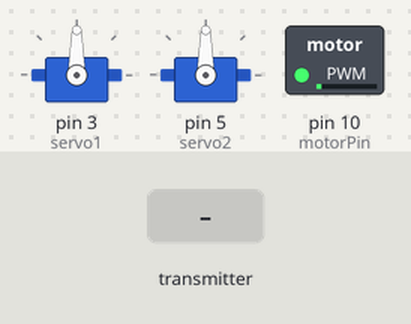
The sketch below on a simulated Arduino Uno, built with avr-gcc and run on an emulated ATmega328P. Shown: 2 × servo, switched loads named in the sketch (green lamp = pin HIGH). Inputs (shaded band) come from the test bench. No radio packets arrive unless stated.

Above: at 1.2 s.
1.3 s: the transmitter starts sending xAxisValue = 0
At 2.5 s:
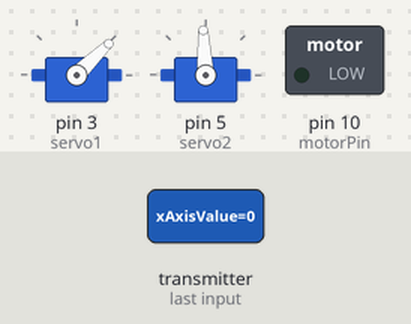
2.8 s: the transmitter starts sending yAxisValue = 64
At 3.4 s:
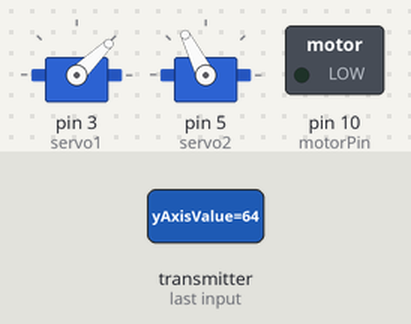
4.3 s: the transmitter starts sending switchStatus = 64
At 5.5 s:
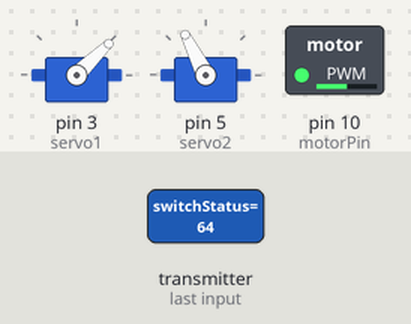
5.8 s: the transmitter starts sending xAxisValue = 255
At 6.9 s:
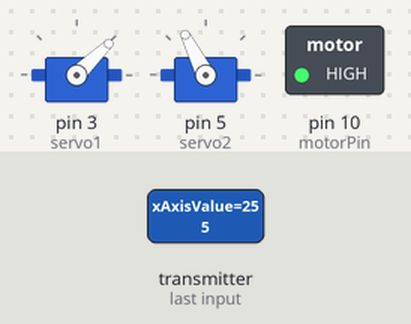
7.3 s: the transmitter starts sending switchStatus = 0
At 8.0 s:
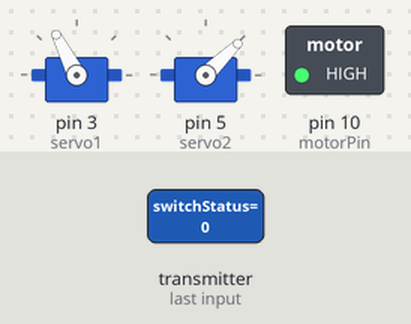
8.8 s: the transmitter starts sending yAxisValue = 0
At 9.2 s:
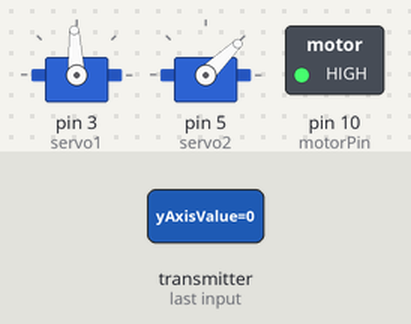
Timing chart, 0 to 11.3 s (numbered marks = the images above; inputs shaded):
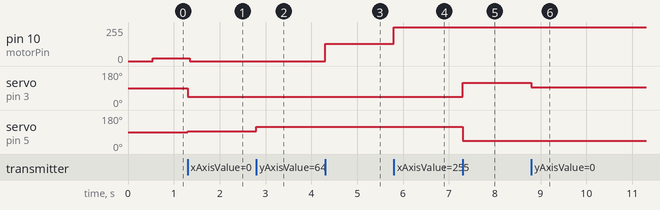

The sketch:

reciever.ino
```cpp
#include <SPI.h>
#include <nRF24L01.h>
#include <RF24.h>
#include <Servo.h>

constexpr unsigned long SIGNAL_TIMEOUT = 500; // Signal timeout in milliseconds

const uint64_t pipeIn = 0xF9E8F0F0E1LL;
RF24 radio(8, 9);
unsigned long lastRecvTime = 0;

Servo servo1;
Servo servo2;

int initial_position = 90;
int initial_position1 = 90;
const int motorPin = 10;

struct PacketData {
  byte xAxisValue;
  byte yAxisValue;
  byte switchStatus;
} receiverData;

void setup() {
  Serial.begin(9600);

  servo1.attach(3); // Servo 1 pin
  servo2.attach(5); // Servo 2 pin
  servo1.write(initial_position);
  servo2.write(initial_position1);

  radio.begin();
  radio.setDataRate(RF24_250KBPS);
  radio.openReadingPipe(1, pipeIn);
  radio.startListening(); // Start the radio receiver

  pinMode(motorPin, OUTPUT); // Set motor pin as output
}

void loop() {
  if (radio.available()) {
    radio.read(&receiverData, sizeof(PacketData));

    if (receiverData.switchStatus)
      moveCar();
    else
      logicToTurnMotors();

    lastRecvTime = millis();
  } else {
    unsigned long now = millis();
    if (now - lastRecvTime > SIGNAL_TIMEOUT)
      rotateMotor(0); // Signal lost, stop the motors
  }
}

void moveCar() {
  int throttle = map(receiverData.yAxisValue, 0, 255, -255, 255);
  int mappedXValue = map(receiverData.xAxisValue, 0, 255, -255, 255);

  int motorSpeed1 = throttle - mappedXValue;
  int motorSpeed2 = throttle + mappedXValue;

  motorSpeed1 = constrain(motorSpeed1, -255, 255);
  motorSpeed2 = constrain(motorSpeed2, -255, 255);

  rotateMotor(motorSpeed1);
}

void rotateMotor(int speed1) {
  // Set the direction of the motor rotation based on the sign of speed
  if (speed1 >= 0) {
    digitalWrite(motorPin, HIGH); // Set one direction
  } else {
    digitalWrite(motorPin, LOW); // Set opposite direction
    speed1 = -speed1; // Make speed positive for PWM
  }

  // Set the speed of the motor using PWM
  int pwm = map(speed1, 0, 255, 0, 255); // Map speed to PWM range
  analogWrite(motorPin, pwm); // Apply PWM to control speed
}

void logicToTurnMotors() {
  int throttle = map(receiverData.yAxisValue, 0, 255, -255, 255);
  int mappedXValue = map(receiverData.xAxisValue, 0, 255, -255, 255);

  if (throttle < 0)
    mappedXValue = -mappedXValue;

  int servo1Value = throttle - mappedXValue;
  int servo2Value = throttle + mappedXValue;

  servo1Value = constrain(servo1Value, -255, 255);
  servo2Value = constrain(servo2Value, -255, 255);

  servo1.writeMicroseconds(map(servo1Value, -255, 255, 1000, 2000));
  servo2.writeMicroseconds(map(servo2Value, -255, 255, 1000, 2000));
}
```

Measured:
- after the input at 1.3 s, pin 10 (motorPin): 20/255 → 0/255 at once; servo on pin 3 (servo1): 90° → 44° at once; servo on pin 5 (servo2): 90° → 93° at once
- after the input at 2.8 s, servo on pin 5 (servo2): 93° → 117° at once
- after the input at 4.3 s, pin 10 (motorPin): 0/255 → 128/255 at once
- after the input at 5.8 s, pin 10 (motorPin): 128/255 → 255/255 at once
- after the input at 7.3 s, servo on pin 3 (servo1): 44° → 117° at once; servo on pin 5 (servo2): 117° → 44° at once
- after the input at 8.8 s, servo on pin 3 (servo1): 117° → 93° at once
